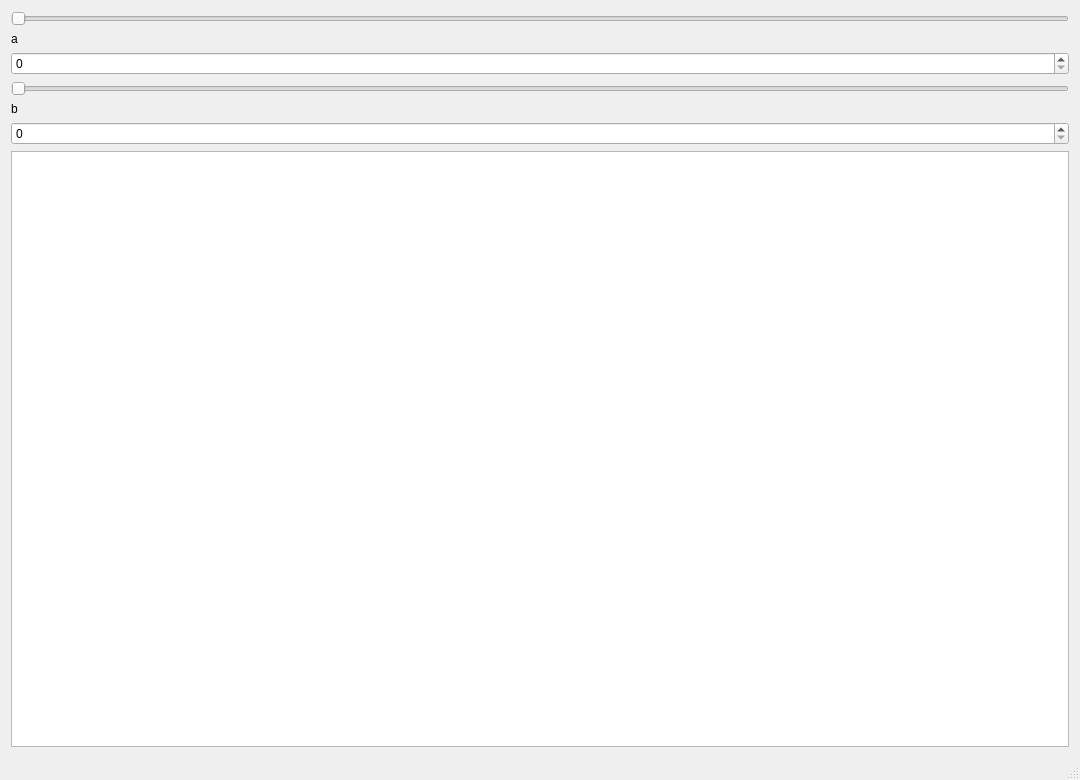
<?xml version="1.0" encoding="UTF-8"?>
<ui version="4.0">
 <class>mainwindow</class>
 <widget class="QMainWindow" name="mainwindow">
  <property name="geometry">
   <rect>
    <x>0</x>
    <y>0</y>
    <width>1080</width>
    <height>780</height>
   </rect>
  </property>
  <property name="windowTitle">
   <string>mainwindow</string>
  </property>
  <widget class="QWidget" name="centralWidget">
   <property name="enabled">
    <bool>true</bool>
   </property>
   <layout class="QVBoxLayout" name="verticalLayout">
    <item>
     <widget class="QSlider" name="a_hSlider">
      <property name="maximum">
       <number>1000</number>
      </property>
      <property name="pageStep">
       <number>16</number>
      </property>
      <property name="orientation">
       <enum>Qt::Horizontal</enum>
      </property>
     </widget>
    </item>
    <item>
     <widget class="QLabel" name="label">
      <property name="layoutDirection">
       <enum>Qt::RightToLeft</enum>
      </property>
      <property name="text">
       <string>a</string>
      </property>
     </widget>
    </item>
    <item>
     <widget class="QSpinBox" name="a_spinBox">
      <property name="maximum">
       <number>1000</number>
      </property>
     </widget>
    </item>
    <item>
     <widget class="QSlider" name="b_hSlider">
      <property name="maximum">
       <number>1000</number>
      </property>
      <property name="orientation">
       <enum>Qt::Horizontal</enum>
      </property>
     </widget>
    </item>
    <item>
     <widget class="QLabel" name="label_2">
      <property name="layoutDirection">
       <enum>Qt::RightToLeft</enum>
      </property>
      <property name="text">
       <string>b</string>
      </property>
     </widget>
    </item>
    <item>
     <widget class="QSpinBox" name="b_spinBox">
      <property name="maximum">
       <number>1000</number>
      </property>
     </widget>
    </item>
    <item>
     <widget class="QGraphicsView" name="graphicsView"/>
    </item>
   </layout>
  </widget>
  <widget class="QStatusBar" name="statusBar"/>
 </widget>
 <layoutdefault spacing="6" margin="11"/>
 <resources/>
 <connections/>
</ui>
